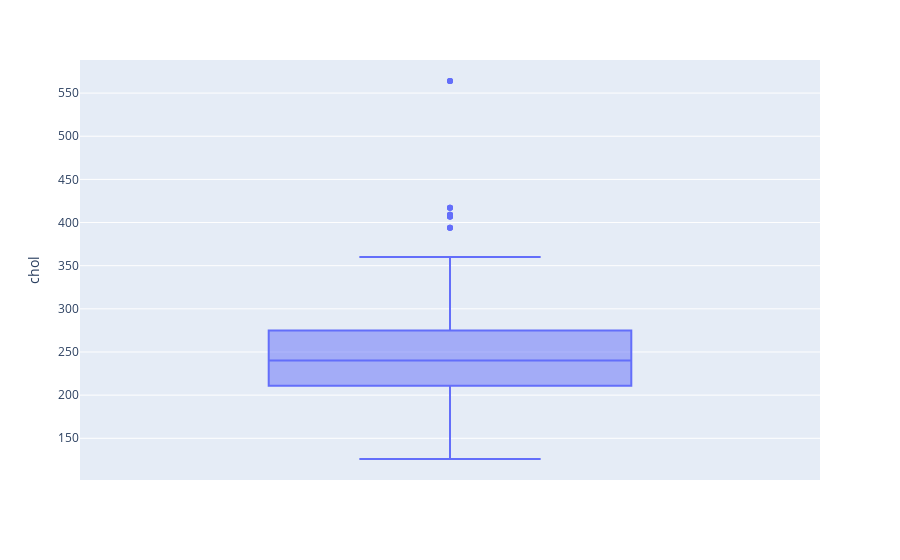

Notebook code cell kept with this figure:
### Code cell
px.box(df1, y="chol")

### Figure 1 — Plotly figure (JSON) as saved in the notebook; plotly's stock layout.template omitted (floating-point values rounded to 4 significant figures; data arrays with more than 128 entries replaced by an {"elided": "..."} marker saying what was removed)
{"data": [{"alignmentgroup": "True", "hovertemplate": "chol=%{y}<extra></extra>", "legendgroup": "", "marker": {"color": "#636efa"}, "name": "", "notched": false, "offsetgroup": "", "orientation": "v", "showlegend": false, "type": "box", "x0": " ", "xaxis": "x", "y": {"elided": "1018 int values"}, "y0": " ", "yaxis": "y"}], "layout": {"boxmode": "group", "legend": {"tracegroupgap": 0}, "margin": {"t": 60}, "xaxis": {"anchor": "y", "domain": [0, 1]}, "yaxis": {"anchor": "x", "domain": [0, 1], "title": {"text": "chol"}}}}
